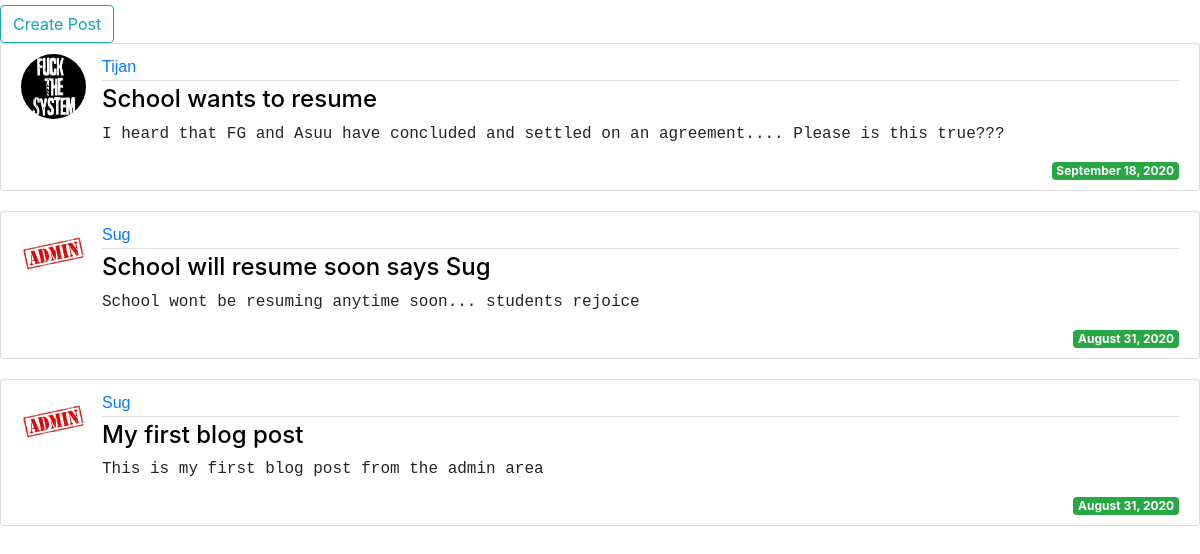
Before: /press/ with the older database file.
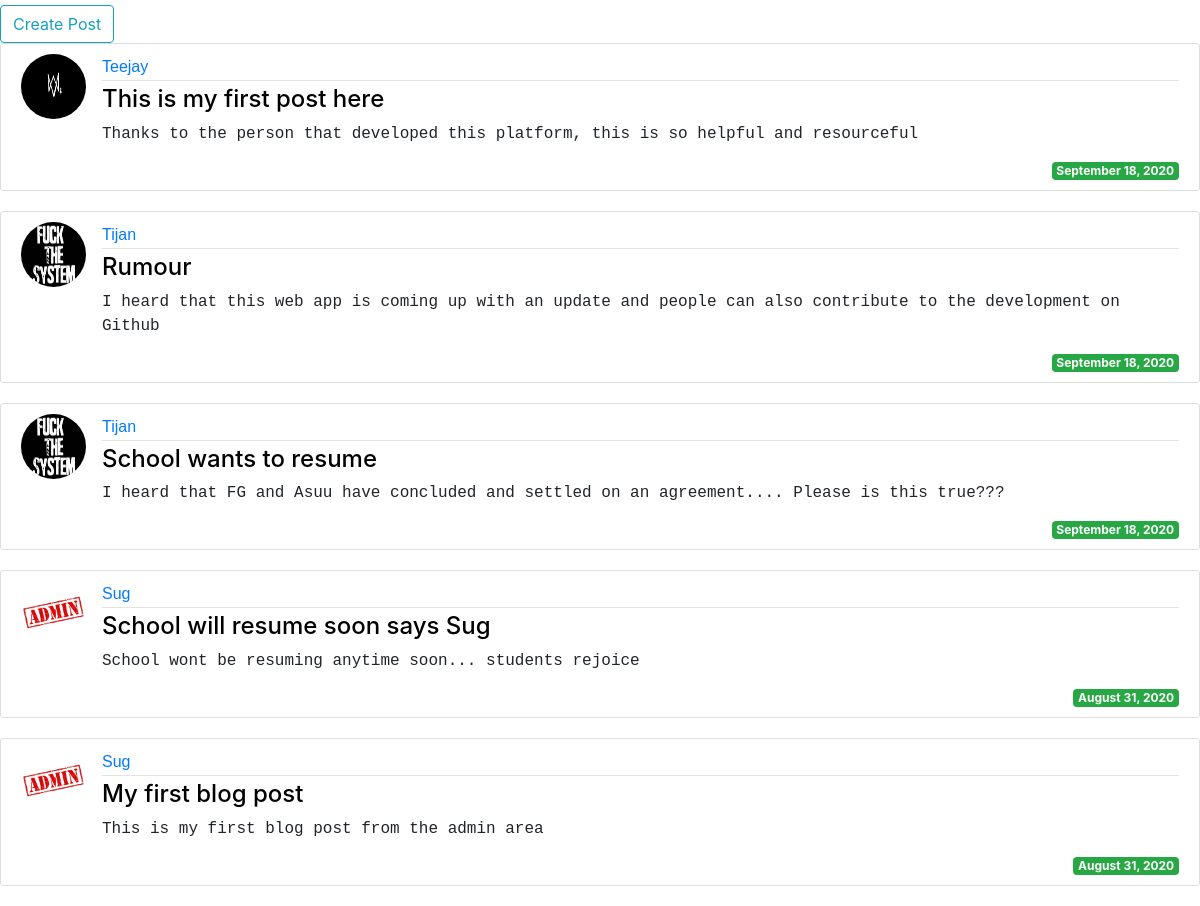
After: the same page with the newer database file.
### sug/models.py (models this page shows, shortened)
class Post(models.Model):
    author = models.ForeignKey(User, on_delete=models.CASCADE)
    title = models.CharField(max_length=200)
    content = models.TextField()
    date_posted = models.DateTimeField(auto_now_add=True, null=True)

### user/models.py (models this page shows, shortened)
class Profile(models.Model):
    user = models.OneToOneField(User, on_delete=models.CASCADE)
    image = models.ImageField(default='default.jpg', upload_to = 'profile_pics')

### sug/views.py (the view)
# urls.py: path('press/', PostView.as_view(), name= 'press'),
class PostView(ListView):
    model = Post
    template_name = 'press.html'
    context_object_name = 'Post'
    ordering = ['-date_posted']

### sug/templates/press.html (shortened to what this page needs)
{% extends 'base.html' %}
{% block body %}
    <a class="btn btn-outline-info" href="{% url 'create_post' %}" style="margin-top:5px;">Create Post</a>
    {% for posts in Post %}
        <article class="media content-section">
            <img class ="rounded-circle article-img" src="{{ posts.author.profile.image.url }}">
            <div class="media-body">
                <div class="article-metadata">
                    <a class="mr-2" style="font-family: Arial, Helvetica, sans-serif;">{{ posts.author }}</a>
                </div>
                <h4><a class="article-title" href="{% url 'post_detail' posts.id %}">{{ posts.title }}</a></h4>
                <p class="article-content" style="font-family: monospace;">{{ posts.content }}</p>
                <span class="badge badge-success">{{posts.date_posted|date:"F j, Y"}}</span>
            </div>
        </article>
    {% endfor %}
{% endblock %}

Changed rows visible on the page:
added Post: author.profile.image (picture), author "Teejay", title "This is my first post here", content "Thanks to the person that developed this platform, this is so helpful and resourceful", date_posted "September 18, 2020"
added Post: author.profile.image (picture), author "Tijan", title "Rumour", content "I heard that this web app is coming up with an update and people can also contribute to the development on Github", date_posted "September 18, 2020"
